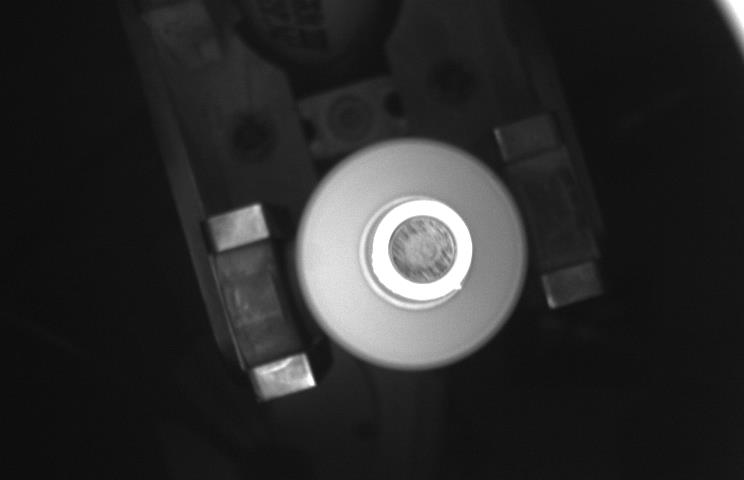
#> input picture DeepLearning/main/Hough/GDRG/00000001_Error_00000001_07_.JPG, 744 x 480 px; its folder holds only this picture in this run
$ python BatchHough.py
#> lines starting #> are read from the running program, lines starting #| are printed output that depends on the picture; after the words box and inside, x2 and y2 are one past the last pixel; in counts of white or black regions, pixels touching at a corner belong together
#!usr/bin/env python
# -*- coding:utf-8 _*-
"""
@author:eivision
@file: BatchHough.py
@time: 2022/10/31
"""
"""
处理数据集和标签数据集的代码：（主要是对原始数据集裁剪）
  处理方式：分别处理
  注意修改输入输出目录 和 生成的文件名
  output_dir = "./label_temp"
  input_dir = "./label"
"""

# [108 lines of commented-out code are left out]
import os
import cv2
from PIL import Image
import numpy as np

a_x = 0
b_y = 0
c_r = 0

def crop(dataset_dir, output_dir):
#> called with dataset_dir = './GDRG/00000001_Error_00000001_07_.JPG'
    image = Image.open(dataset_dir)
#> image is the input picture: PIL image 744x480 RGB; min 12, max 255, mean 43.3
    image = np.ascontiguousarray(image)

    # 查找物体轮廓--add;
    # def findcontour(img):
    imgray = cv2.cvtColor(image, cv2.COLOR_BGR2GRAY)  # 图像灰度化
    ret, binary = cv2.threshold(imgray, 100, 255, cv2.THRESH_BINARY)  # 图像二值化
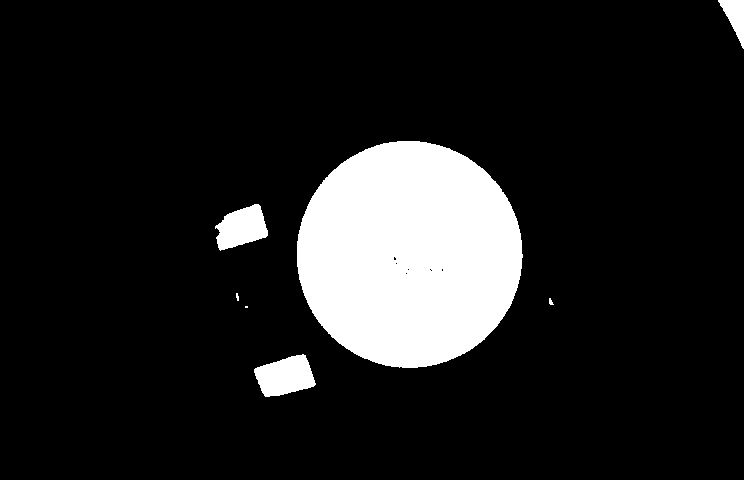
#> binary: shape (480, 744); 12.4% white; 7 white regions (2 under 20 px), largest, box (x1, y1, x2, y2) and area: (297, 141, 523, 368) 40186, (254, 354, 316, 397) 1809, (215, 204, 268, 251) 1614, (718, 0, 744, 49) 641, (549, 298, 554, 305) 22
    circles = cv2.HoughCircles(binary, cv2.HOUGH_GRADIENT, 1, 200,
                               param1=100, param2=10, minRadius=100, maxRadius=130)
#> circles = [[409.5, 254.5, 112.7]]

    for i in circles[0, :]:
        # 画圆：
        a_x = int(i[0])
        b_y = int(i[1])
        c_r = int(i[2])
#> this loop made 1 pass
#> (i, a_x, b_y, c_r) on pass 1: ([409.5, 254.5, 112.7], 409, 254, 112)

    # 应该是img[min_y:max_y,min_x:max_x]
    cropImg = image[b_y - c_r - 20: b_y + c_r + 20, a_x - c_r - 20: a_x + c_r + 20]
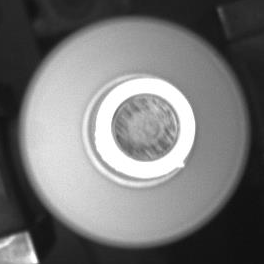
#> cropImg: shape (264, 264, 3); min 15, max 255, mean 118.5

    cv2.imshow("result", cropImg)
    # [15 lines of commented-out code are left out]

    cv2.imwrite(output_dir, cropImg)  # 保存图片

    # crop_img = image.crop(cropImg)
    # crop_img.save(output_dir)


if __name__ == '__main__':
    dataset_dir = "./GDRG"  # 图片路径
    output_dir = './GDRG_Crop'  # 输出路径
    # crop_w = 400  # 裁剪图片宽
    # crop_h = 400  # 裁剪图片高
    # 获得需要转化的图片路径并生成目标路径
    image_filenames = [(os.path.join(dataset_dir, x), os.path.join(output_dir, x))
                       for x in os.listdir(dataset_dir)]
    # 转化所有图片
    for path in image_filenames:
        crop(path[0], path[1])
print("Finished!")

$ run again, on DeepLearning/main/Hough/GDRG/00000034_Error_00000034_07_.JPG
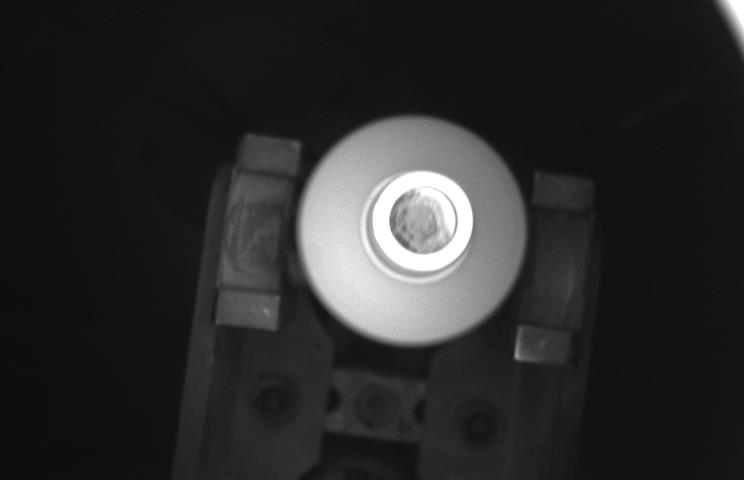
#> input picture DeepLearning/main/Hough/GDRG/00000034_Error_00000034_07_.JPG, 744 x 480 px
#> in crop, image is the input picture: PIL image 744x480 RGB; min 13, max 255, mean 42.8
#> in crop, `ret, binary = cv2.threshold(imgray, 100, 255, cv2.THRESH_BINARY)`:
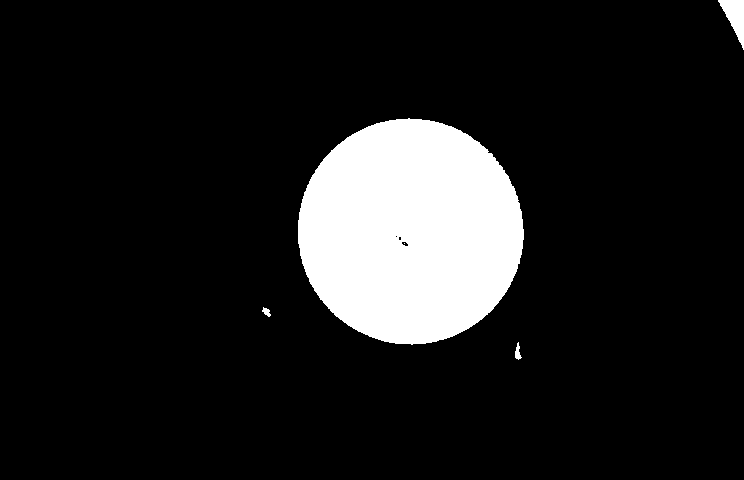
#> binary: shape (480, 744); 11.4% white; 5 white regions (1 under 20 px), largest, box (x1, y1, x2, y2) and area: (298, 118, 524, 345) 39941, (718, 0, 744, 50) 649, (515, 342, 522, 360) 68, (262, 307, 271, 317) 50
#> circles = [[409.5, 231.5, 112.6]]
#> the loop in crop, `for i in circles[0, :]:` made 1 pass
#> (i, a_x, b_y, c_r) on pass 1: ([409.5, 231.5, 112.6], 409, 231, 112)
#> in crop, `cropImg = image[b_y - c_r - 20: b_y + c_r + 20, a_x - c_r - 20: a_x + ..`:
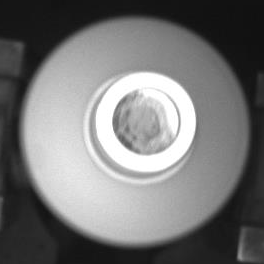
#> cropImg: shape (264, 264, 3); min 16, max 255, mean 117.3

$ run again, on DeepLearning/main/Hough/GDRG/00000040_Error_00000040_07_.JPG
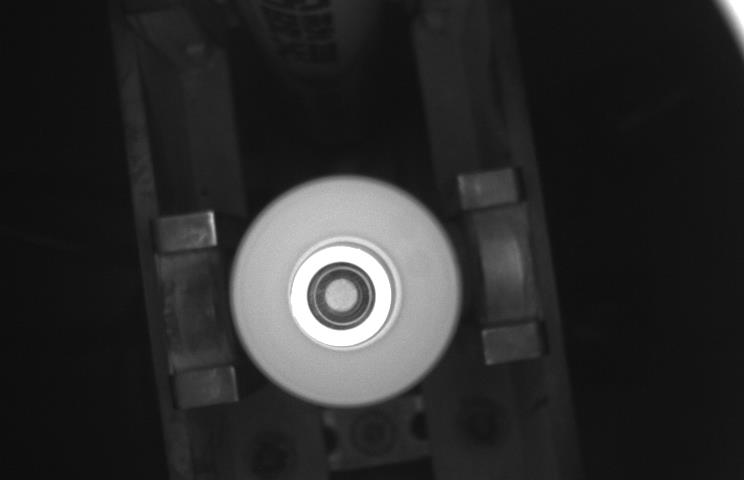
#> input picture DeepLearning/main/Hough/GDRG/00000040_Error_00000040_07_.JPG, 744 x 480 px
#> in crop, image is the input picture: PIL image 744x480 RGB; min 13, max 255, mean 43.2
#> in crop, `ret, binary = cv2.threshold(imgray, 100, 255, cv2.THRESH_BINARY)`:
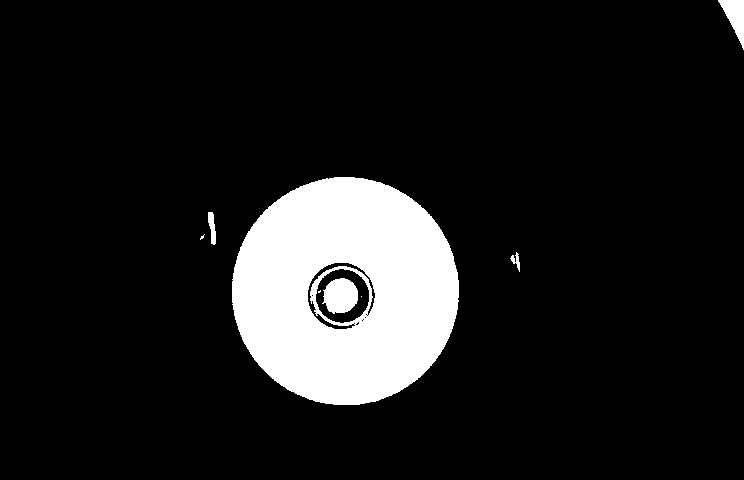
#> binary: shape (480, 744); 11.1% white; 8 white regions (3 under 20 px), largest, box (x1, y1, x2, y2) and area: (232, 177, 459, 405) 37933, (322, 278, 358, 314) 970, (718, 0, 744, 50) 640, (208, 212, 216, 245) 171, (510, 252, 520, 272) 82
#> circles = [[344.5, 291.5, 113.2]]
#> the loop in crop, `for i in circles[0, :]:` made 1 pass
#> (i, a_x, b_y, c_r) on pass 1: ([344.5, 291.5, 113.2], 344, 291, 113)
#> in crop, `cropImg = image[b_y - c_r - 20: b_y + c_r + 20, a_x - c_r - 20: a_x + ..`:
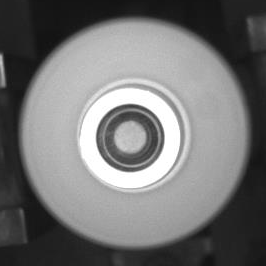
#> cropImg: shape (266, 266, 3); min 17, max 255, mean 115.4
